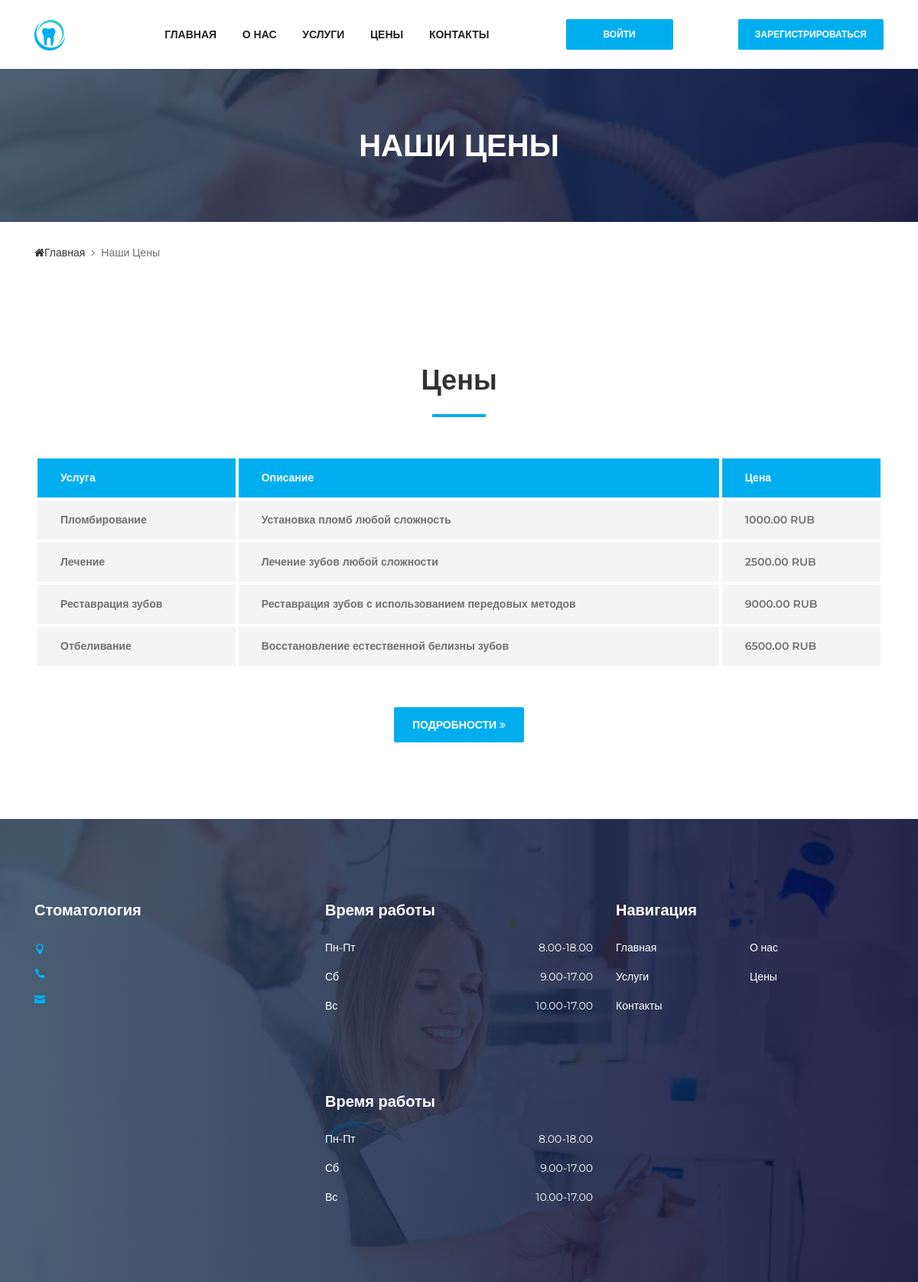
Before: /pricing/ with the older database file.
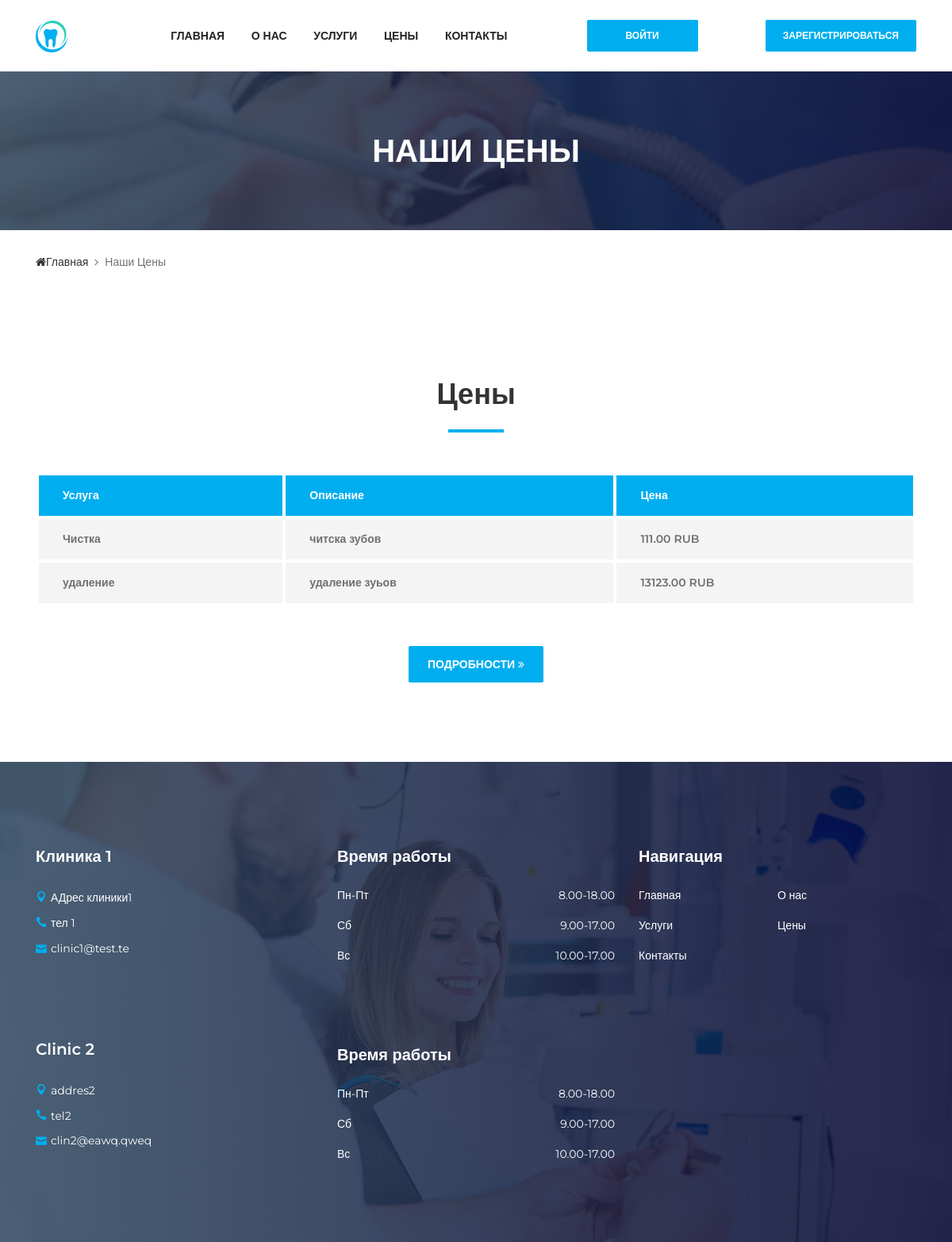
After: the same page with the newer database file.
### website/models.py (models this page shows, shortened)
class Service(models.Model):
    class Meta:
        verbose_name = 'Услуга'
        verbose_name_plural = 'Услуги'
    image = models.ImageField(upload_to='website/',
                              blank=True,
                              null=True,
                              verbose_name='Изображение')
    title = models.CharField(max_length=168, verbose_name='Название')
    content = models.TextField(verbose_name='Описание')
    price = models.DecimalField(decimal_places=2,
                                verbose_name='стоимость',
                                max_digits=16)

class AboutUs(models.Model):
    image = models.ImageField(upload_to='website/',
                              blank=True,
                              null=True,
                              verbose_name='Изображение')
    title = models.CharField(max_length=128, verbose_name='Название')
    content = models.TextField(verbose_name='Описание')
    address = models.CharField(max_length=256,
                               verbose_name='адрес')
    phone = models.CharField(max_length=32,
                             verbose_name='Номер телефона')
    email = models.EmailField(verbose_name='Почта/email',
                              unique=False,
                              blank=False)
    map_iframe = models.TextField(help_text="ссылка на встраивание карт")
    class Meta:
        verbose_name = 'клиника'
        verbose_name_plural = 'клиники'

### website/views.py (the view)
# urls.py: path('pricing/', views.pricing, name="pricing"),
def pricing(request):
    about_us = AboutUs.objects.all()
    services = Service.objects.all()
    return render(request, 'pricing.html', {'services': services,
                                            'about_us': about_us,})

### website/templates/pricing.html (shortened to what this page needs)
{% extends 'base.html' %}
{% load static %}
{% block content %}
  <div class="breadcumb-area bg-img bg-gradient-overlay" style="background-image: url({% static 'website/img/bg-img/12.jpg' %});">
    <div class="container h-100">
      <div class="row h-100 align-items-center">
        <div class="col-12">
          <h2 class="title">Наши цены</h2>
        </div>
      </div>
    </div>
  </div>
  <div class="breadcumb--con">
    <div class="container">
      <div class="row">
        <div class="col-12">
          <nav aria-label="breadcrumb">
            <ol class="breadcrumb">
              <li class="breadcrumb-item"><a href="{% url 'home' %}"><i class="fa fa-home"></i>Главная</a></li>
              <li class="breadcrumb-item active" aria-current="page">Наши цены</li>
            </ol>
          </nav>
        </div>
      </div>
    </div>
  </div>
  <section class="dento-pricing-table-area section-padding-100">
    <div class="container">
      <div class="row">
        <div class="col-12">
          <div class="section-heading text-center">
            <h2>Цены</h2>
            <div class="line"></div>
          </div>
        </div>
      </div>
      <div class="row">
        <div class="col-12">
          <div class="dento-price-table table-responsive">
            <table class="table table-borderless mb-0">
              <thead>
                <tr>
                  <th scope="col">Услуга</th>
                  <th scope="col">Описание</th>
                  <th scope="col">Цена</th>
                </tr>
              </thead>
              <tbody>
                {% for serv in services %}
                  <tr>
                    <th scope="row">{{ serv.title }}</th>
                    <td>{{ serv.content }}</td>
                    <td>{{ serv.price }} RUB</td>
                  </tr>
                {% endfor %}
              </tbody>
            </table>
          </div>
        </div>
        <div class="col-12">
          <div class="more-btn text-center mt-50">
            <a href="{% url 'service' %}" class="btn dento-btn">Подробности <i class="fa fa-angle-double-right"></i></a>
          </div>
        </div>
      </div>
    </div>
  </section>
{% endblock %}

### website/templates/base.html (shortened to what this page needs)
{% load static %}
<!DOCTYPE html>
<html lang="en">
<head>
  <link rel="stylesheet" href="{% static 'website/css/style.css' %}">
</head>
<body>
  <header class="header-area">
    <div class="main-header-area">
      <div class="classy-nav-container breakpoint-off">
        <div class="container">
          <nav class="classy-navbar justify-content-between" id="dentoNav">
            <a class="nav-brand" href="{% url 'home' %}"><img src="{% static 'website/img/core-img/favicon.ico' %}" alt=""></a>
            <div class="classy-menu">
              <div class="classynav">
                <ul id="nav">
                  <li><a href="{% url 'home' %}">Главная</a></li>
                  <li><a href="{% url 'about' %}">О нас</a></li>
                  <li><a href="{% url 'service' %}">Услуги</a></li>
                  <li><a href="{% url 'pricing' %}">Цены</a></li>
                  <li><a href="{% url 'contact' %}">Контакты</a></li>
                </ul>
              </div>
            </div>
            {% if user.is_authenticated %}
              <a href="{% url 'booknow' %}" class="btn dento-btn booking-btn">Записаться на прием</a>
              <a href="{% url 'cabinet_page' user.id %}" class="btn dento-btn booking-btn">Личный кабинет</a>
              <a href="{% url 'logout' %}" class="btn dento-btn booking-btn">Выйти</a>
            {% else %}
              <a href="{% url 'login_page' %}" class="btn dento-btn booking-btn">Войти</a>
              <a href="{% url 'registration_page' %}" class="btn dento-btn booking-btn">Зарегистрироваться</a>
            {% endif %}
          </nav>
        </div>
      </div>
    </div>
  </header>
{% block content %}
{% endblock %}
  <footer class="footer-area bg-img bg-gradient-overlay" style="background-image: url({% static 'website/img/bg-img/3.jpg' %});">
    <div class="container">
      <div class="row">
        <div class="col-12 col-sm-6 col-lg-4">
          {% for clinic in about_us %}
            <div class="single-footer-widget">
            <h5 class="widget-title">{{ clinic.title }}</h5>
              <div class="footer-contact">
                <p><i class="icon_pin"></i>{{ clinic.address}}</p>
                <p><i class="icon_phone"></i>{{ clinic.phone }}</p>
                <p><i class="icon_mail"></i>{{ clinic.email }}</p>
              </div>
            </div>
          {% endfor %}
        </div>
        <div class="col-12 col-sm-6 col-lg">
          <div class="single-footer-widget">
            <h5 class="widget-title">Время работы</h5>
            <ul class="opening-hours">
              <li><span>Пн-Пт</span> <span>8.00-18.00</span></li>
              <li><span>Сб</span> <span>9.00-17.00</span></li>
              <li><span>Вс</span> <span>10.00-17.00</span></li>
            </ul>
          </div>
          <div class="single-footer-widget">
            <h5 class="widget-title">Время работы</h5>
            <ul class="opening-hours">
              <li><span>Пн-Пт</span> <span>8.00-18.00</span></li>
              <li><span>Сб</span> <span>9.00-17.00</span></li>
              <li><span>Вс</span> <span>10.00-17.00</span></li>
            </ul>
          </div>
        </div>
        <div class="col-12 col-sm-6 col-lg">
          <div class="single-footer-widget">
            <h5 class="widget-title">Навигация</h5>
            <nav>
              <ul class="quick-links">
                <li><a href="{% url 'home' %}">Главная</a></li>
                <li><a href="{% url 'about' %}">О нас</a></li>
                <li><a href="{% url 'service' %}">Услуги</a></li>
                <li><a href="{% url 'pricing' %}">Цены</a></li>
                <li><a href="{% url 'contact' %}">Контакты</a></li>
              </ul>
            </nav>
          </div>
        </div>
      </div>
    </div>
  </footer>
</body>
</html>

### static/website/css/default-assets/classy-nav.css (style rules this page uses)
body { font-family: "Roboto", sans-serif; }
ul { margin: 0; }
ul li { list-style: none; }
img { height: auto; max-width: 100%; }
.bg-img { background-position: center center; background-size: cover; background-repeat: no-repeat; }
.classy-nav-container { position: relative; z-index: 100; background-color: #ffffff; }
.classy-nav-container * { box-sizing: border-box; }
.classy-nav-container a { -webkit-transition-duration: 500ms; transition-duration: 500ms; text-decoration: none; outline: none; font-size: 14px; font-weight: 400; color: #232323; display: inline-block; }
.justify-content-between { -webkit-box-pack: justify; -ms-flex-pack: justify; justify-content: space-between; }
.classy-navbar { width: 100%; height: 70px; padding: 0.5em 2em; display: -webkit-box; display: -ms-flexbox; display: flex; -webkit-box-align: center; -ms-flex-align: center; -ms-grid-row-align: center; align-items: center; }
.classy-navbar .nav-brand { font-size: 26px; font-weight: 500; color: #565656; display: inline-block; margin-right: 30px; }
.classynav ul li { display: inline-block; clear: both; position: inherit; z-index: 10; }
.classynav ul li a { padding: 0 12px; display: block; height: 35px; font-size: 14px; line-height: 34px; }
.breakpoint-off .classynav { display: -webkit-box; display: -ms-flexbox; display: flex; -webkit-box-align: center; -ms-flex-align: center; -ms-grid-row-align: center; align-items: center; }

Changed rows visible on the page:
removed Service: title "Пломбирование", content "Установка пломб любой сложность", price "1000.00"
removed Service: title "Реставрация зубов", content "Реставрация зубов с использованием передовых методов", price "9000.00"
removed Service: title "Отбеливание", content "Восстановление естественной белизны зубов", price "6500.00"
removed AboutUs: title "Стоматология"
added Service: title "Чистка", content "читска зубов", price "111.00"
changed Service: title "Лечение" → "удаление"; content "Лечение зубов любой сложности" → "удаление зуьов"; price "2500.00" → "13123.00"
added AboutUs: title "Клиника 1", address "АДрес клиники1", phone "тел 1", email "clinic1@test.te"
added AboutUs: title "Clinic 2", address "addres2", phone "tel2", email "clin2@eawq.qweq"
